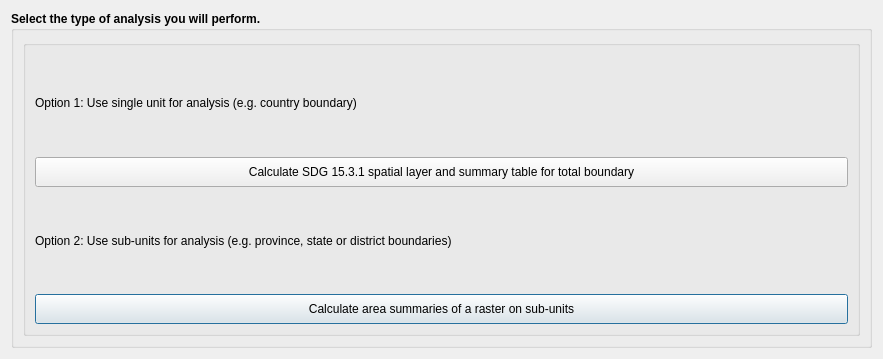
<?xml version="1.0" encoding="UTF-8"?>
<ui version="4.0">
 <class>DlgCalculate</class>
 <widget class="QDialog" name="DlgCalculate">
  <property name="windowModality">
   <enum>Qt::ApplicationModal</enum>
  </property>
  <property name="geometry">
   <rect>
    <x>0</x>
    <y>0</y>
    <width>883</width>
    <height>359</height>
   </rect>
  </property>
  <property name="sizePolicy">
   <sizepolicy hsizetype="Fixed" vsizetype="Fixed">
    <horstretch>0</horstretch>
    <verstretch>0</verstretch>
   </sizepolicy>
  </property>
  <property name="windowTitle">
   <string>Calculate Indicators</string>
  </property>
  <layout class="QVBoxLayout" name="verticalLayout_2">
   <item>
    <widget class="QGroupBox" name="groupBox_4">
     <property name="font">
      <font>
       <weight>75</weight>
       <bold>true</bold>
      </font>
     </property>
     <property name="title">
      <string>Select the type of analysis you will perform.</string>
     </property>
     <layout class="QVBoxLayout" name="verticalLayout">
      <item>
       <widget class="QGroupBox" name="groupBox">
        <property name="font">
         <font>
          <weight>75</weight>
          <bold>true</bold>
         </font>
        </property>
        <property name="title">
         <string/>
        </property>
        <layout class="QGridLayout" name="gridLayout_2">
         <item row="4" column="1" colspan="2">
          <widget class="QPushButton" name="btn_sdg_advanced">
           <property name="minimumSize">
            <size>
             <width>0</width>
             <height>30</height>
            </size>
           </property>
           <property name="font">
            <font>
             <weight>50</weight>
             <bold>false</bold>
            </font>
           </property>
           <property name="text">
            <string>Calculate area summaries of a raster on sub-units</string>
           </property>
          </widget>
         </item>
         <item row="3" column="1" colspan="2">
          <widget class="QLabel" name="label_2">
           <property name="font">
            <font>
             <weight>50</weight>
             <bold>false</bold>
            </font>
           </property>
           <property name="text">
            <string>Option 2: Use sub-units for analysis (e.g. province, state or district boundaries)</string>
           </property>
          </widget>
         </item>
         <item row="2" column="1" colspan="2">
          <widget class="QPushButton" name="btn_sdg_onestep">
           <property name="minimumSize">
            <size>
             <width>0</width>
             <height>30</height>
            </size>
           </property>
           <property name="font">
            <font>
             <weight>50</weight>
             <bold>false</bold>
            </font>
           </property>
           <property name="text">
            <string>Calculate SDG 15.3.1 spatial layer and summary table for total boundary</string>
           </property>
          </widget>
         </item>
         <item row="1" column="1" colspan="2">
          <widget class="QLabel" name="label">
           <property name="font">
            <font>
             <weight>50</weight>
             <bold>false</bold>
            </font>
           </property>
           <property name="text">
            <string>Option 1: Use single unit for analysis (e.g. country boundary)</string>
           </property>
          </widget>
         </item>
        </layout>
       </widget>
      </item>
     </layout>
    </widget>
   </item>
  </layout>
 </widget>
 <resources/>
 <connections/>
</ui>
